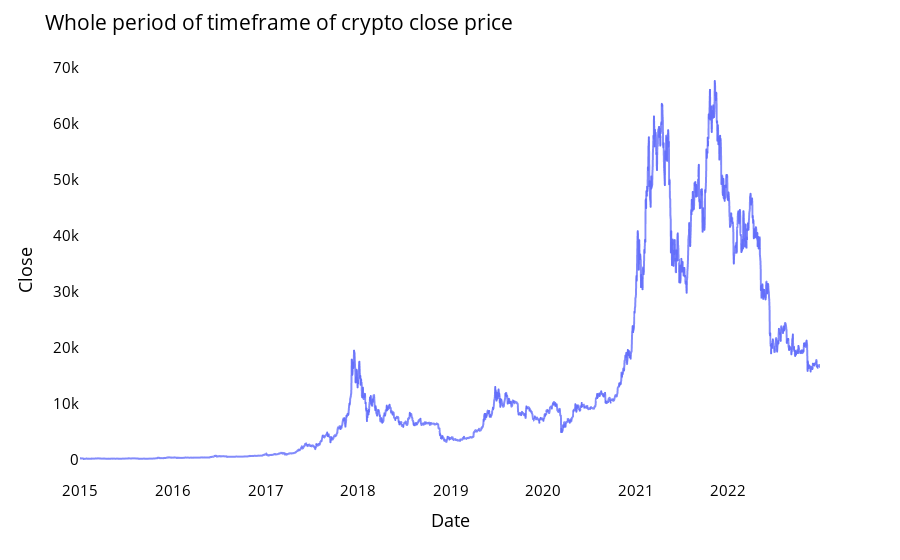

The code cell stored with this chart in its notebook:
### Code cell
fig = px.line(closedf, x=closedf.Date, y=closedf.Close,labels={'date':'Date','close':'Close Stock'})
fig.update_traces(marker_line_width=2, opacity=0.8, marker_line_color='orange')
fig.update_layout(title_text='Whole period of timeframe of crypto close price', plot_bgcolor='white', 
                  font_size=15, font_color='black')
fig.update_xaxes(showgrid=False)
fig.update_yaxes(showgrid=False)
fig.show()

### Figure 1 — Plotly figure (JSON) as saved in the notebook; plotly's stock layout.template omitted (floating-point values rounded to 4 significant figures; data arrays with more than 128 entries replaced by an {"elided": "..."} marker saying what was removed)
{"data": [{"hovertemplate": "Date=%{x}<br>Close=%{y}<extra></extra>", "legendgroup": "", "line": {"color": "#636efa", "dash": "solid"}, "marker": {"line": {"color": "orange", "width": 2}, "symbol": "circle"}, "mode": "lines", "name": "", "opacity": 0.8, "showlegend": false, "type": "scattergl", "x": {"elided": "2920 str values"}, "xaxis": "x", "y": {"elided": "2920 float values"}, "yaxis": "y"}], "layout": {"font": {"color": "black", "size": 15}, "legend": {"tracegroupgap": 0}, "margin": {"t": 60}, "plot_bgcolor": "white", "title": {"text": "Whole period of timeframe of crypto close price"}, "xaxis": {"anchor": "y", "domain": [0, 1], "showgrid": false, "title": {"text": "Date"}}, "yaxis": {"anchor": "x", "domain": [0, 1], "showgrid": false, "title": {"text": "Close"}}}}
